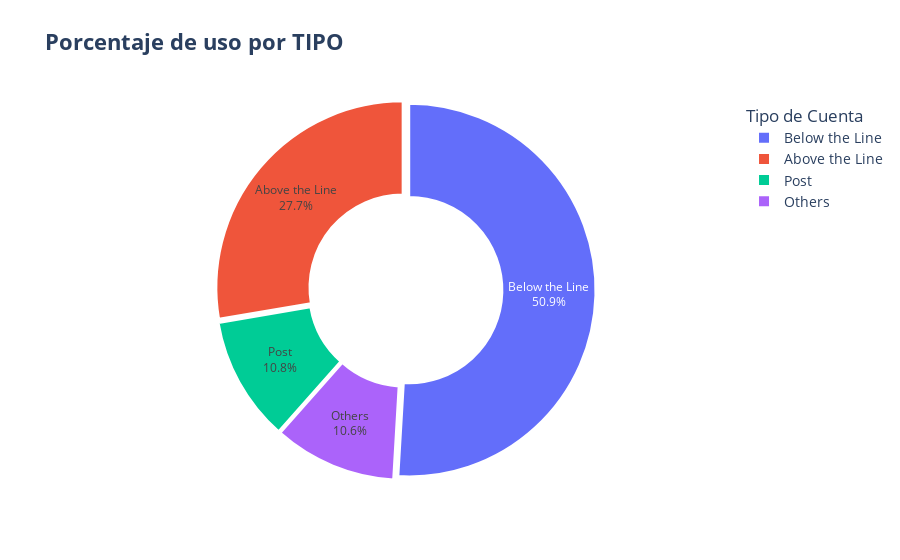

Notebook code cell kept with this figure:
### Code cell
# Filtrar solo cuentas generales si quieres
df = final_cost_report[final_cost_report["REF"] == "Cuenta General"].copy()

# Agrupar por TIPO y sumar COST TO DATE
resumen = df.groupby("TIPO", as_index=False)["COST TO DATE"].sum()
resumen = resumen.sort_values("COST TO DATE", ascending=False)

# Gráfico de rosca 
fig = px.pie(
    resumen,
    values="COST TO DATE",
    names="TIPO",
    title="<b>Porcentaje de uso por TIPO </b>",
    hole=0.5,  # Hace la rosca
)

fig.update_traces(
    textposition='inside',
    textinfo='percent+label',
    pull=[0.02]*len(resumen),  
    marker=dict(line=dict(color='white', width=2))
)

fig.update_layout(
    showlegend=True,
    title_font_size=22,
    legend_title_text='Tipo de Cuenta',
    legend=dict(font=dict(size=14))
)

fig.show()

### Figure 1 — Plotly figure (JSON) as saved in the notebook; plotly's stock layout.template omitted (floating-point values rounded to 4 significant figures)
{"data": [{"domain": {"x": [0, 1], "y": [0, 1]}, "hole": 0.5, "hovertemplate": "TIPO=%{label}<br>COST TO DATE=%{value}<extra></extra>", "labels": ["Below the Line", "Above the Line", "Post", "Others"], "legendgroup": "", "marker": {"line": {"color": "white", "width": 2}}, "name": "", "pull": [0.02, 0.02, 0.02, 0.02], "showlegend": true, "textinfo": "percent+label", "textposition": "inside", "type": "pie", "values": [68430000.0, 37180000.0, 14490000.0, 14270000.0]}], "layout": {"legend": {"font": {"size": 14}, "title": {"text": "Tipo de Cuenta"}, "tracegroupgap": 0}, "showlegend": true, "title": {"font": {"size": 22}, "text": "<b>Porcentaje de uso por TIPO </b>"}}}
